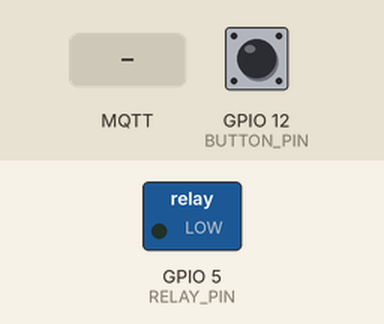
Bench run of a sketch on a simulated ESP8266 (NodeMCU). Shown: switched loads named in the sketch (green lamp = pin HIGH). Dashed ring = blinking. Inputs (shaded band) come from the test bench; at power-on: GPIO 12 (BUTTON_PIN) HIGH. WiFi joins after 1.5 s; servers stay silent unless stated; no MQTT or app messages arrive unless stated; what the sketch prints to the serial monitor is not drawn.

Above: at 2.9 s.
3.0 s: GPIO 12 (BUTTON_PIN) pulled LOW for 1 s
At 3.2 s:
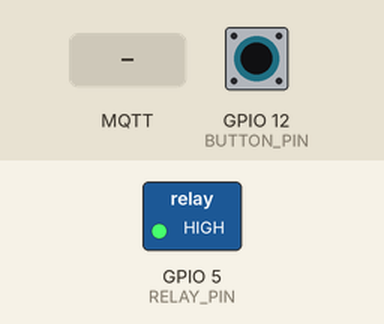
5.5 s: MQTT message "ON" arrives on the first subscribed topic
At 6.0 s:
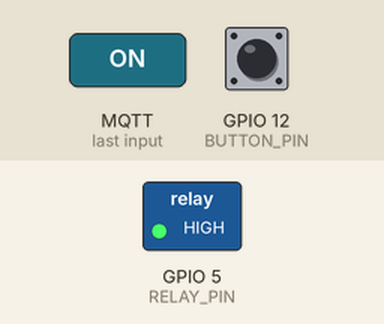
7.0 s: MQTT message "OFF" arrives on the first subscribed topic
At 8.2 s:
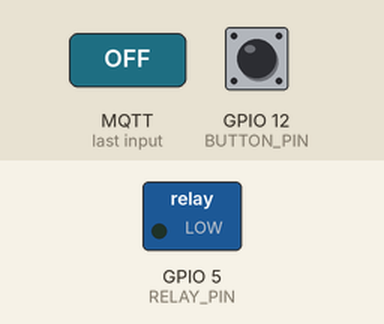
8.5 s: GPIO 12 (BUTTON_PIN) pulled LOW for 0.15 s
At 8.9 s:
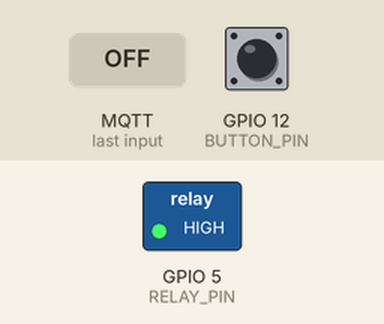
10.1 s: GPIO 12 (BUTTON_PIN) pulled LOW for 3.2 s
At 13.9 s:
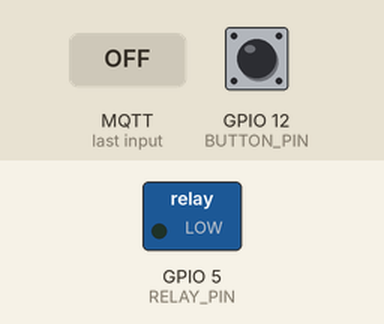
Timing chart, 0 to 15.4 s (numbered marks = the images above; inputs shaded):
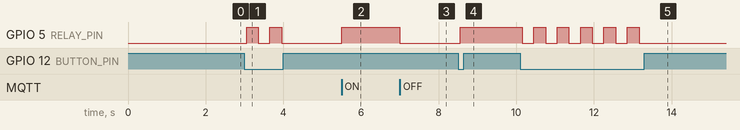

Measured:
- after the input at 3.0 s, GPIO 5 (RELAY_PIN): alternates HIGH for 0.30 s and LOW for 0.30 s, 4 changes in all, then stays LOW, starting after 0.05 s
- after the input at 5.5 s, GPIO 5 (RELAY_PIN): LOW → HIGH at once
- after the input at 7.0 s, GPIO 5 (RELAY_PIN): HIGH → LOW at once
- after the input at 8.5 s, GPIO 5 (RELAY_PIN): LOW → HIGH after 0.05 s
- after the input at 10.1 s, GPIO 5 (RELAY_PIN): alternates HIGH for 0.30 s and LOW for 0.30 s, 11 changes in all, then stays LOW, starting after 0.05 s

The sketch:

final_bulb.ino
```cpp
#include <ESP8266WiFi.h>
#include <WiFiClientSecure.h>
#include <PubSubClient.h>
#include <ESP8266HTTPClient.h>
#include <ESP8266httpUpdate.h>

// === CONFIGURATION ===
const char* ssid = "Rasp_Home";
const char* password = "Password";

const char* mqtt_server = "192.168.4.1";
const int mqtt_port = 8883;

// OTA
const char* currentFirmwareVersion = "v1.0.0";
const String versionCheckURL = "http://192.168.4.1/version.txt";
const String firmwareBinaryURL = "http://192.168.4.1/switch.bin";

// Pins
#define RELAY_PIN 5   // D5
#define BUTTON_PIN 12   // D6

// MQTT Topics
#define TOPIC_SWITCH "home/switch1"
#define TOPIC_STATUS "home/switch1/status"

WiFiClientSecure espClient;
PubSubClient client(espClient);

bool relayState = false;
unsigned long lastDebounceTime = 0;
unsigned long debounceDelay = 50;
bool lastButtonState = HIGH;

void setup_wifi() {
  Serial.begin(115200);
  WiFi.begin(ssid, password);
  Serial.print("Connecting to WiFi");
  while (WiFi.status() != WL_CONNECTED) {
    delay(500);
    Serial.print(".");
  }
  Serial.println("\nWiFi connected. IP: " + WiFi.localIP().toString());
}

void reconnect() {
  while (!client.connected()) {
    Serial.print("Connecting to MQTT...");
    if (client.connect("SmartSwitchClient", "B15", "buddy")) {
      Serial.println("connected ✅");
      client.subscribe(TOPIC_SWITCH);
    } else {
      Serial.print("Failed. Code: ");
      Serial.println(client.state());
      delay(5000);
    }
  }
}

void publishStatus() {
  String statusMsg = relayState ? "ON" : "OFF";
  client.publish(TOPIC_STATUS, statusMsg.c_str(), true);
}

void toggleRelay(bool state) {
  relayState = state;
  digitalWrite(RELAY_PIN, state ? HIGH : LOW);
  Serial.println(state ? "🔌 Relay ON" : "🔌 Relay OFF");
  publishStatus();
}

void callback(char* topic, byte* payload, unsigned int length) {
  String message;
  for (unsigned int i = 0; i < length; i++) message += (char)payload[i];
  message.trim();

  Serial.printf("📩 MQTT [%s]: %s\n", topic, message.c_str());

  if (String(topic) == TOPIC_SWITCH) {
    if (message == "ON") toggleRelay(true);
    else if (message == "OFF") toggleRelay(false);
  }
}

void checkAndUpdateFirmware() {
  Serial.println("🔍 Checking for firmware update...");
  if (WiFi.status() == WL_CONNECTED) {
    HTTPClient http;
    WiFiClient client;
    http.begin(client, versionCheckURL);

    int httpCode = http.GET();
    if (httpCode == 200) {
      String newVersion = http.getString();
      newVersion.trim();
      Serial.println("📄 Server version: " + newVersion);

      if (newVersion != currentFirmwareVersion) {
        Serial.println("⬆️ Update available. Starting OTA...");
        t_httpUpdate_return ret = ESPhttpUpdate.update(client, firmwareBinaryURL);

        switch (ret) {
          case HTTP_UPDATE_FAILED:
            Serial.printf("❌ OTA Failed (%d): %s\n", ESPhttpUpdate.getLastError(), ESPhttpUpdate.getLastErrorString().c_str());
            break;
          case HTTP_UPDATE_NO_UPDATES:
            Serial.println("ℹ️ No updates found.");
            break;
          case HTTP_UPDATE_OK:
            Serial.println("✅ OTA Success. Rebooting...");
            break;
        }
      } else {
        Serial.println("✅ Already up-to-date.");
      }
    } else {
      Serial.printf("❌ Version check failed. Code: %d\n", httpCode);
    }
    http.end();
  }
}

void setup() {
  pinMode(RELAY_PIN, OUTPUT);
  pinMode(BUTTON_PIN, INPUT_PULLUP);
  toggleRelay(false);  // Default OFF

  setup_wifi();
  checkAndUpdateFirmware();

  espClient.setInsecure();
  client.setServer(mqtt_server, mqtt_port);
  client.setCallback(callback);
}

void loop() {
  if (!client.connected()) reconnect();
  client.loop();

  // Manual toggle via button
  bool reading = digitalRead(BUTTON_PIN);
  if (reading != lastButtonState) {
    lastDebounceTime = millis();
    lastButtonState = reading;
  }

  if ((millis() - lastDebounceTime) > debounceDelay) {
    if (reading == LOW) {
      toggleRelay(!relayState);
      delay(300);  // Simple debounce
    }
  }
}
```
